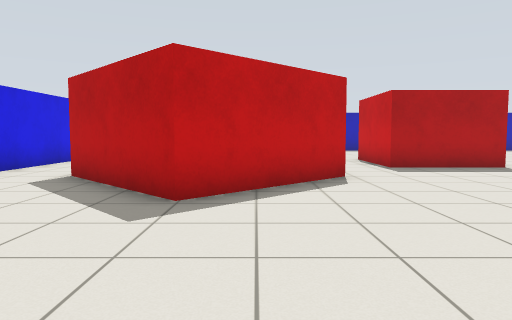
view 1 (above)

20 first-person views from a walk through a Gazebo world. The camera is 0.86 m above the floor, tilts 4° down and sees 70° across. The floor is counted in squares, 1 m on a side. Each view is taken from the middle of a square. On the plan, view 1 faces up. The plan holds only what a view shows up to about 12 squares ahead; the rest is blank.

view 2
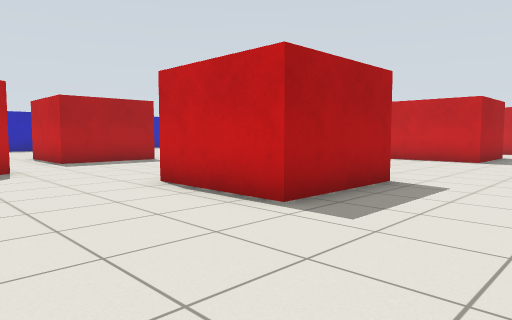

view 3
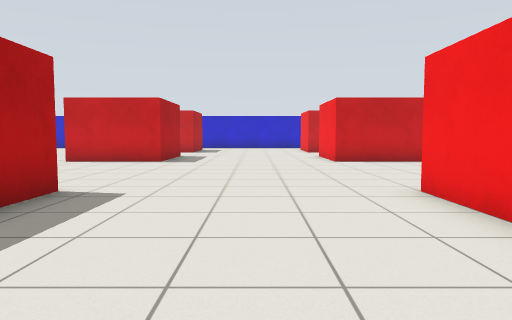

view 4
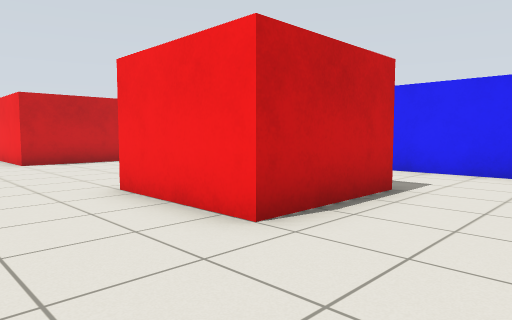

view 5
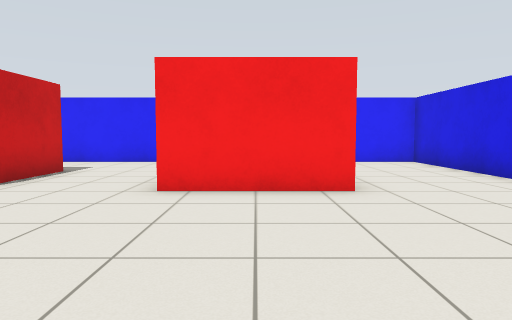

view 6
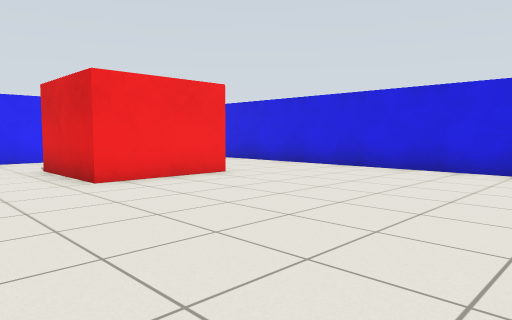

view 7
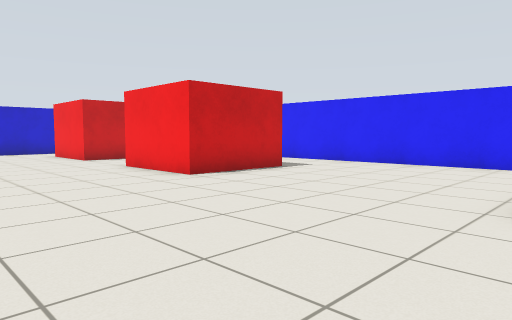

view 8
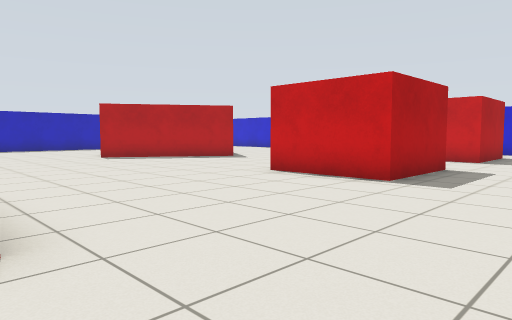

view 9
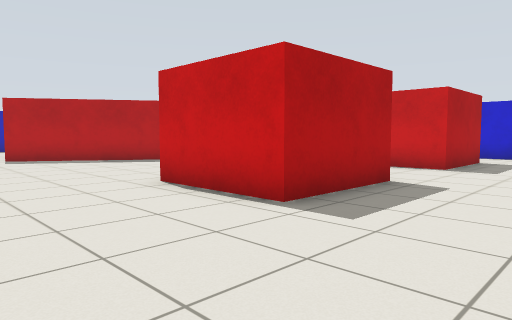

view 10
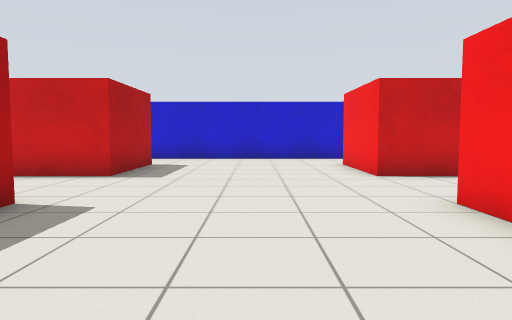

view 11
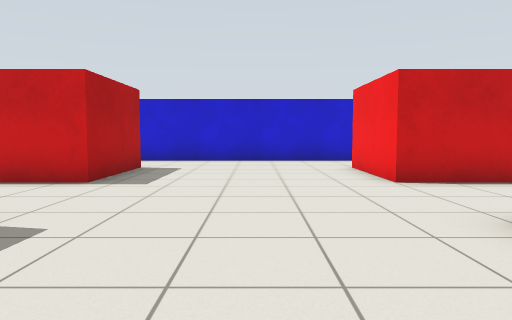

view 12
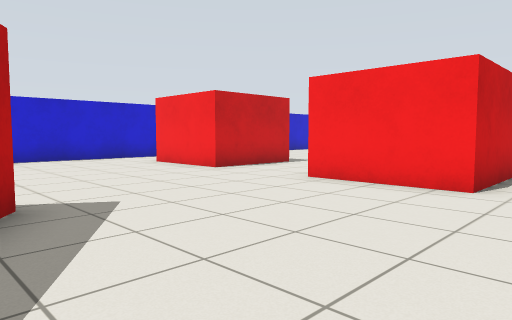

view 13
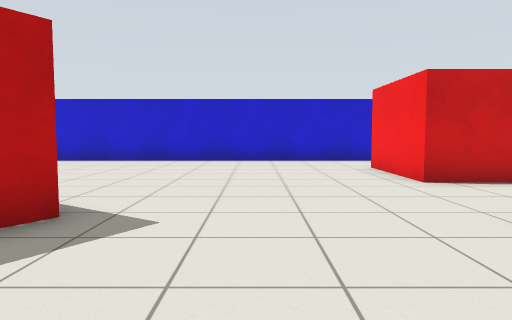

view 14
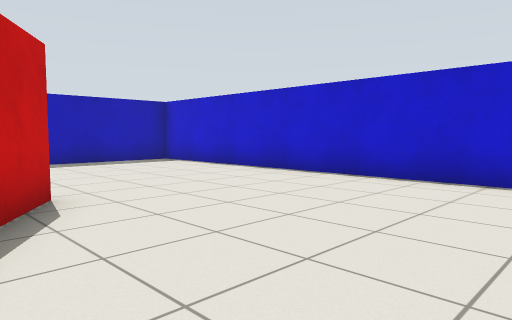

view 15
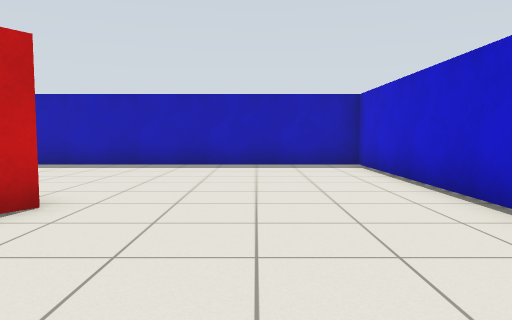

view 16
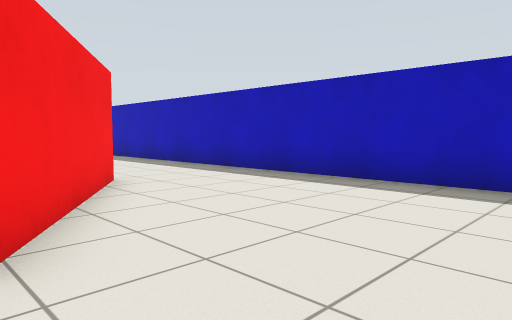

view 17
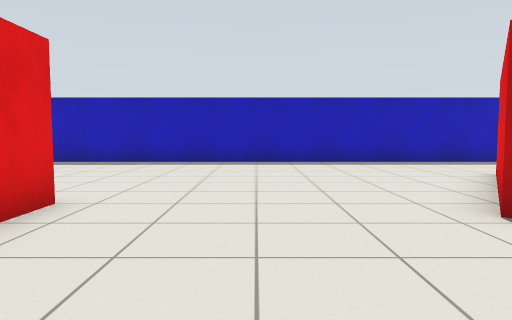

view 18
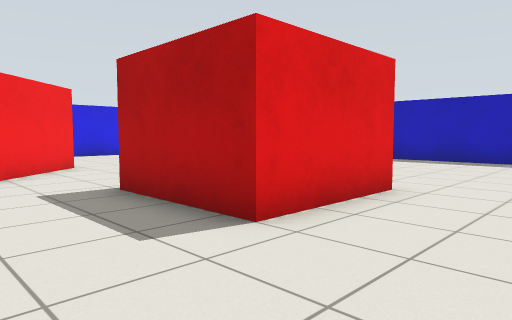

view 19
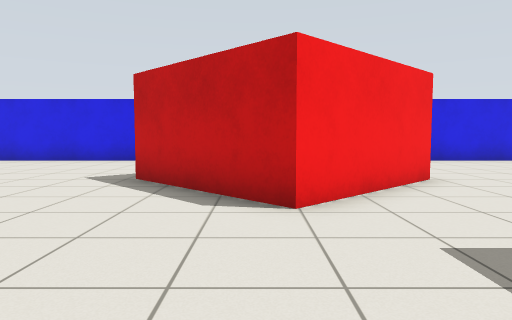

view 20
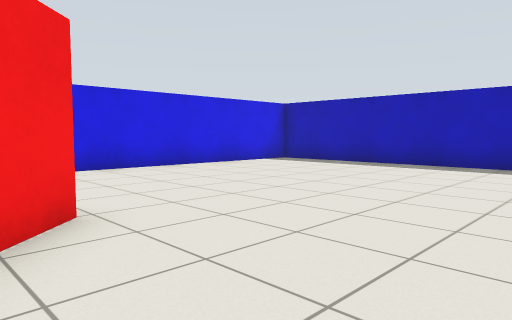

### Floor plan
Key: @ floor where view 1 was taken; # wall or solid block; . floor; B red box.
Columns run from 6 left of view 1 to 24 right of it. Each row starts with its distance up from view 1.
 20   #############################
 19   ...... .....................#
 18  .......  ....................#
 17 #........ ....................#
 16 #........  .........B.........#
 15 #........  .........BBB.......#
 14 #........   .......B   B......#
 13 #........   .......B    B.....#
 12 #.........B B.....B    B......#
 11 #.........B B......BB   ......#
 10 #.   B....BBB.......BB .......#
  9 #..   B...............B.......#
  8  .B    B......................#
  7  ..B   BB.....................#
  6   ..B B..... .................#
  5   ...B.....  .................#
  4   ........B  ......BBB...BBB..#
  3 #.........B  ......B  ...B    #
  2 #.........B  ......B  ...B    #
  1 #.........BBB......BBB...BBB..#
  0 #.....@.......................#
 -1 #.............................#
 -2 #.............................#
 -3 #.............................#
 -4 #.............................#
 -5 #...BBB...BBB......BBB...BBB..#
 -6 #...  B...B  ......B   ..B
 -7 #...  B...B  ......B     B
 -8 #...  .....  .......
 -9 #..   .....   ......
-10 #..   ......  ......
-11 ###   ######  ######

Where each view was taken, in squares from view 1:
view 1: 0 up, 0 right, facing up
view 2: 2 down, 0 right, facing up-right
view 3: 2 down, 1 right, facing right
view 4: 2 down, 1 right, facing down-right
view 5: 1 up, 1 left, facing down
view 6: 2 up, 3 right, facing down-left
view 7: 0 up, 6 right, facing down-right
view 8: 2 down, 6 right, facing up-right
view 9: 2 down, 9 right, facing up-right
view 10: 2 down, 11 right, facing right
view 11: 2 down, 12 right, facing right
view 12: 10 up, 11 right, facing down-right
view 13: 7 up, 12 right, facing right
view 14: 8 up, 17 right, facing up-right
view 15: 9 up, 21 right, facing up
view 16: 13 up, 21 right, facing up-left
view 17: 8 up, 9 right, facing up
view 18: 7 up, 9 right, facing up-left
view 19: 7 up, 6 right, facing left
view 20: 9 up, 3 right, facing up-left
